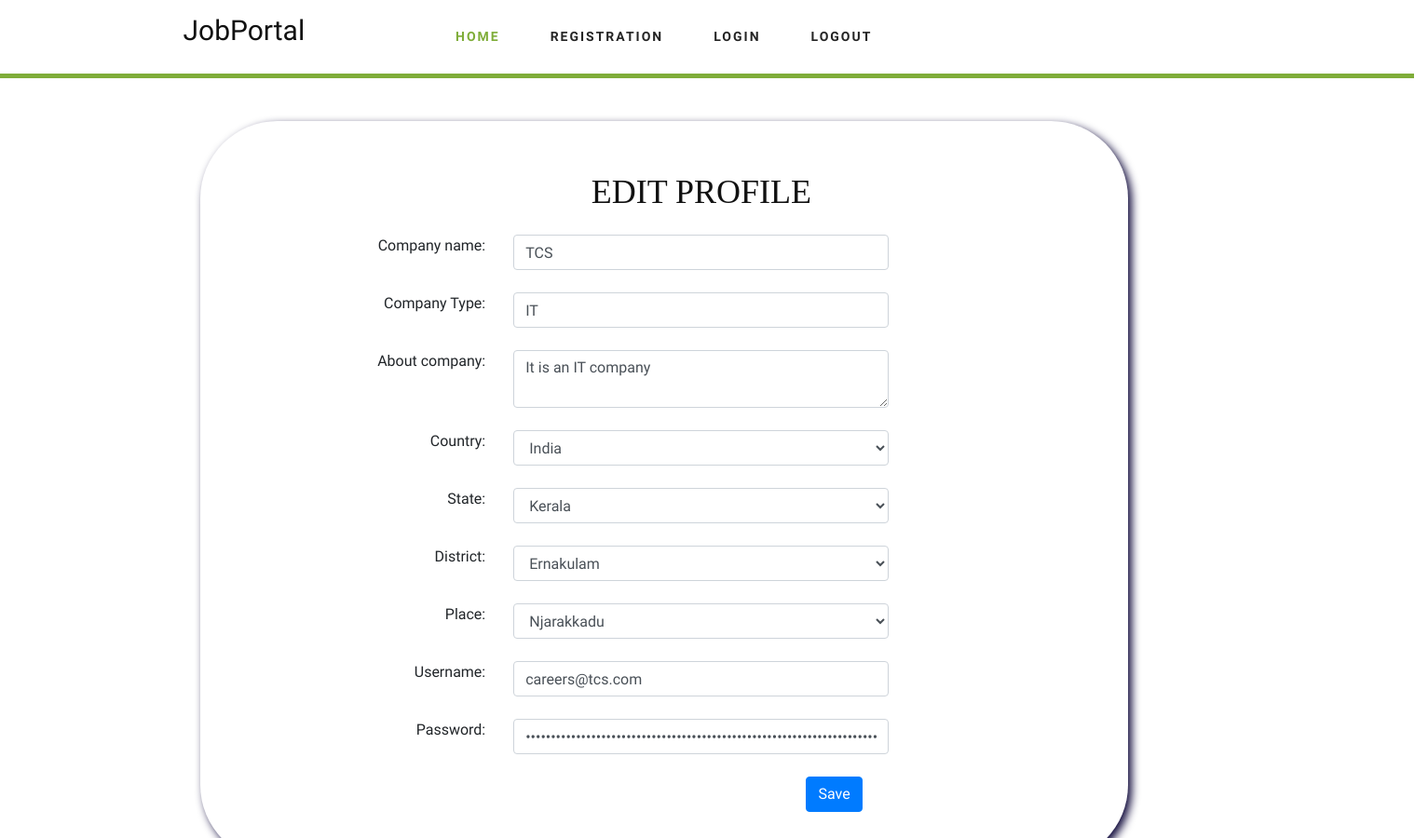
The page /accounts/employer/profile/edit/ (signed in) on the database as committed earlier.
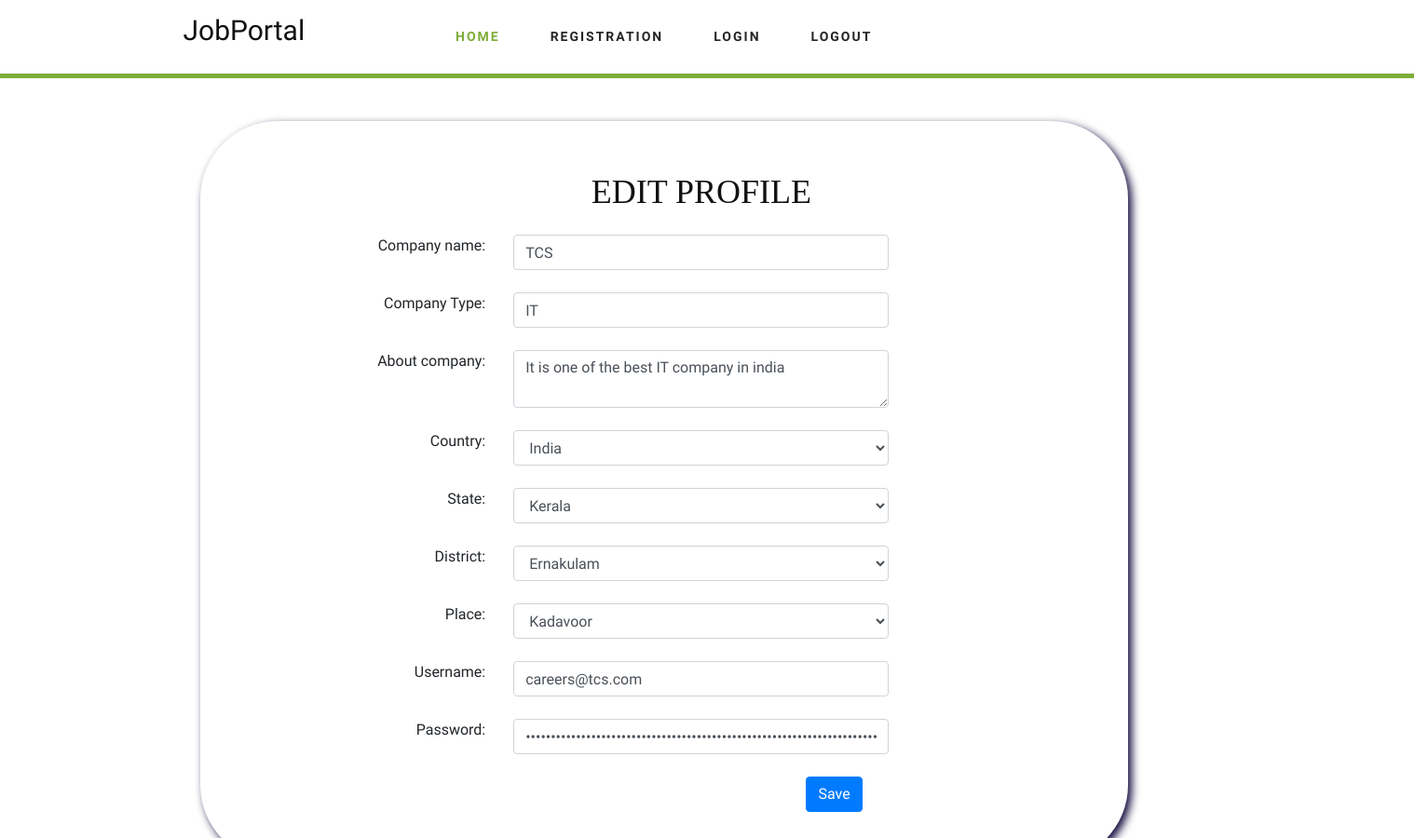
The same page on the database as committed later.
### Account/models.py (models this page shows, shortened)
class Employer(models.Model):
    user = models.ForeignKey(User, on_delete=models.CASCADE)
    company_name = models.CharField(max_length=100, unique=True)
    place = models.ForeignKey(Place, on_delete=models.CASCADE)
    company_type = models.CharField(max_length=50)
    about_company = models.TextField()
    status = models.CharField(max_length=10, default="pending")

class User(AbstractUser):
    is_app_admin = models.BooleanField('Is app employer', default=False)
    is_employer = models.BooleanField('Is customer', default=False)
    is_employee = models.BooleanField('Is employee', default=False)

### MetaData/models.py (models this page shows, shortened)
class Place(models.Model):
    district = models.ForeignKey(District, on_delete=models.CASCADE)
    place_name = models.CharField(max_length=50)

class Country(models.Model):
    country_name = models.CharField(max_length=100)

class District(models.Model):
    state = models.ForeignKey(State, on_delete=models.CASCADE)
    district_name = models.CharField(max_length=50)

class State(models.Model):
    country = models.ForeignKey(Country, on_delete=models.CASCADE)
    state_name = models.CharField(max_length=50)

### Employer/views.py (the view, shortened to what this page needs)
# urls.py: path('accounts/employer/profile/edit/', views.edit_profile, name="edit-employer-profile")
def edit_profile(request):
    employer = Employer.objects.get(user=request.user)
    countries = Country.objects.all
    return render(request, "forms/employer/profile_update_form.html", {
        'employer': employer,
        'countries': countries
    })

### templates/forms/employer/profile_update_form.html (shortened to what the changed rows need)
{% extends 'base/base.html' %}
{% load static %}
{% block body %}
<form action="{% url 'edit-employer-profile' %}" method="post" enctype="multipart/form-data">
    <div class="container" style="width:65%; margin-left:14% ;box-sizing:border-box; margin-bottom:2%; padding:30px 40px 30px 120px; box-shadow: 4px 4px 10px #0D0739; border-radius: 83px; margin-top:3%;">
        <h2 style="text-align: center;margin-top: 6%;font-family:'Times New Roman', Times, serif;">EDIT PROFILE</h2>
        <br>
        <div class="row">
            <div class="col-md-6">
                <input type="text" value="{{ employer.company_name }}" name="company_name" id="id_company_name" required class="form-control">
            </div>
        </div>
        <br>
        <div class="row">
            <div class="col-md-6">
                <input type="text" value="{{ employer.company_type }}" name="company_type" id="id_company_type" required class="form-control">
            </div>
        </div>
        <br>
        <div class="row">
            <div class="col-md-6">
                <textarea name="about_company" id="id_about_company" required class="form-control">{{ employer.about_company }}</textarea>
            </div>
        </div>
        <br>
        <div class="row">
            <div class="col-md-6">
                <select name="country" required id="id_country" class="form-control" onchange="getState()">
                    {% for country in countries %}
                        <option value="{{ country.id }}" {% if country.id == employer.place.district.state.country.id %} selected {% endif %}>{{ country.country_name }}</option>
                    {% endfor %}
                </select>
            </div>
        </div>
        <br>
        <div class="row">
            <div class="col-md-6">
                <select name="state" required id="id_state" class="form-control" onchange="getDistrict()">
                    <option value="{{ employer.place.district.state.id }}" selected>{{ employer.place.district.state.state_name }}</option>
                </select>
            </div>
        </div>
        <br>
        <div class="row">
            <div class="col-md-6">
                <select name="district" required id="id_district" class="form-control" onchange="getPlace()">
                    <option value="{{ employer.place.district.id }}" selected>{{ employer.place.district.district_name }}</option>
                </select>
            </div>
        </div>
        <br>
        <div class="row">
            <div class="col-md-6">
                <select name="place" required id="id_place" class="form-control">
                    <option value="{{ employer.place.id }}" selected>{{ employer.place.place_name }}</option>
                </select>
            </div>
        </div>
        <br>
        <div class="row">
            <div class="col-md-6">
                <input type="email" value="{{ employer.user.username }}" name="username" class="form-control" required id="id_username">
            </div>
        </div>
         <br>
        <div class="row">
            <div class="col-md-6">
                <input type="password" value="{{ employer.user.password }}" name="password1" class="form-control" required id="id_password1">
            </div>
        </div>
        <br>
        <br>
    </div>
</form>
{% endblock %}

Rows that differ between the two databases and show on the page:
changed Employer "TCS": about_company "It is an IT company" → "It is one of the best IT company in india"; place "Njarakkadu" → "Kadavoor"
